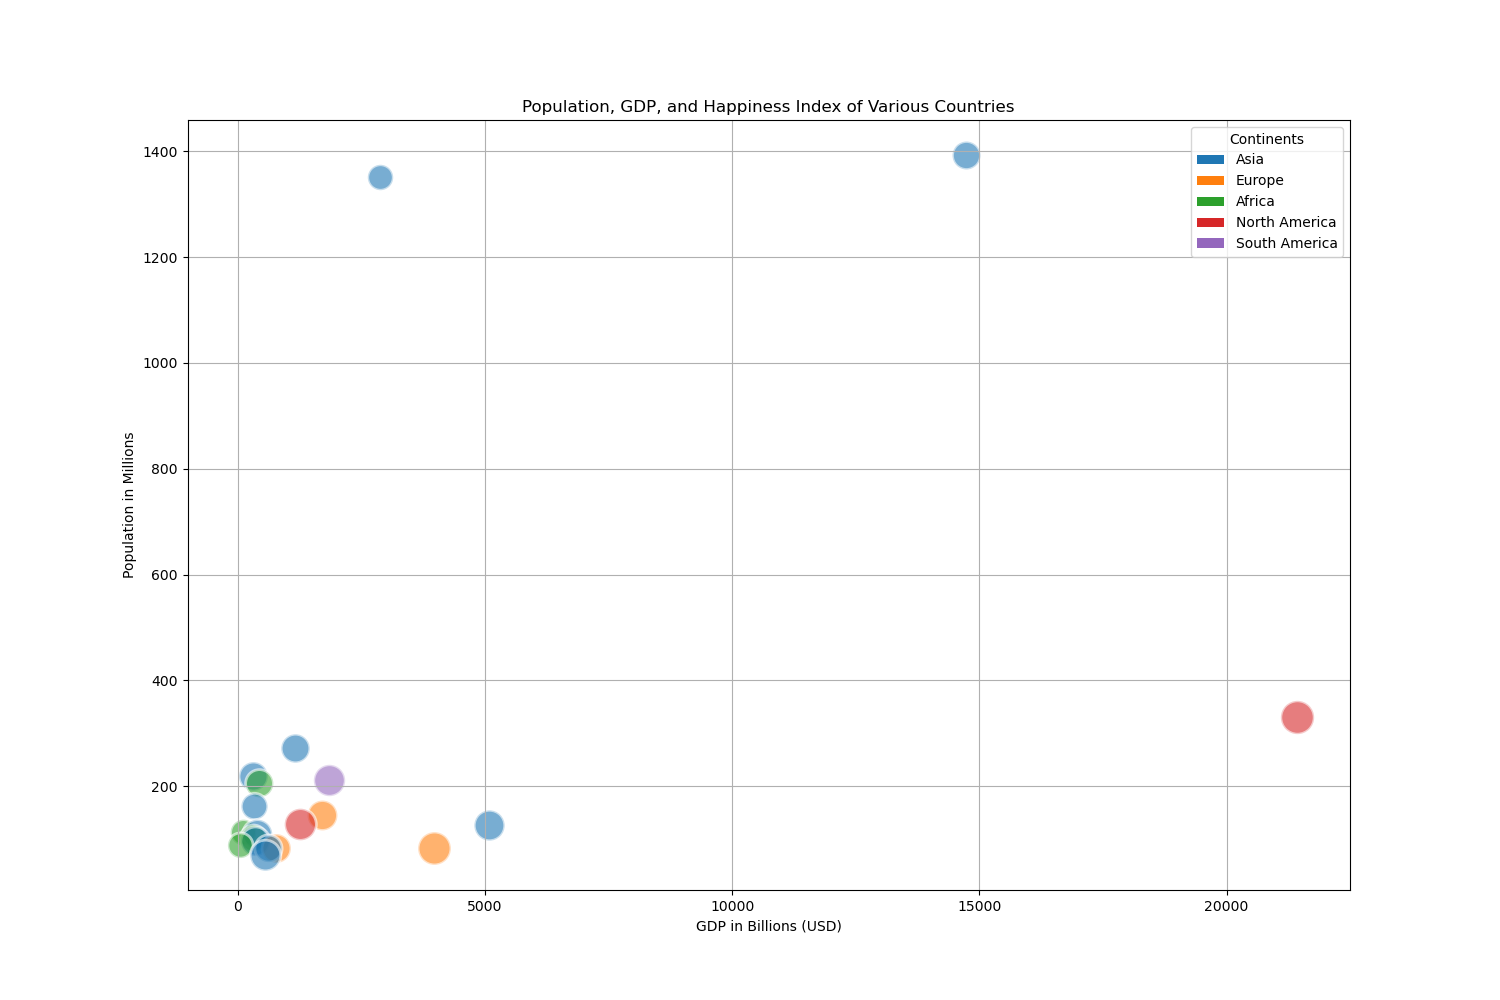

The Python source for this figure:

import matplotlib.pyplot as plt
import numpy as np

# Define the data
countries = [
    "China", "India", "United States", "Indonesia", "Pakistan", "Brazil",
    "Nigeria", "Bangladesh", "Russia", "Mexico", "Japan", "Ethiopia",
    "Philippines", "Egypt", "Vietnam", "DR Congo", "Turkey", "Iran",
    "Germany", "Thailand"
]
continents = [
    "Asia", "Asia", "North America", "Asia", "Asia", "South America",
    "Africa", "Asia", "Europe", "North America", "Asia", "Africa",
    "Asia", "Africa", "Asia", "Africa", "Europe", "Asia", "Europe", "Asia"
]
population = [
    1393, 1351, 331, 273, 220, 212, 206, 163, 146, 128, 126, 114, 109, 102,
    97, 89, 84, 83, 83, 70
] # in millions
gdp = [
    14722.73, 2875.14, 21427.23, 1158.42, 302.14, 1839.76, 429.77, 317.47,
    1699.88, 1258.26, 5081.77, 96.11, 376.80, 303.18, 340.60, 49.25, 761.43,
    610.66, 3962.56, 543.65
] # in billions
happiness = [
    5.1, 4.2, 7.2, 5.3, 5.4, 6.4, 5.0, 4.5, 5.8, 6.5, 6.0, 4.3, 5.7, 4.7,
    5.5, 4.1, 5.4, 4.8, 7.0, 6.1
]

# Assigning a color to each continent
continent_colors = {
    "Asia": "#1f77b4",
    "Europe": "#ff7f0e",
    "Africa": "#2ca02c",
    "North America": "#d62728",
    "South America": "#9467bd"
}

colors = [continent_colors[continent] for continent in continents]

# Size corresponds to the happiness index
sizes = [happiness_index * 80 for happiness_index in happiness]

# Create the plot
plt.figure(figsize=(15, 10))

for i in range(len(countries)):
    plt.scatter(gdp[i], population[i], s=sizes[i], c=colors[i], alpha=0.6, edgecolors="w", linewidth=2)

# Customizations
plt.title('Population, GDP, and Happiness Index of Various Countries')
plt.xlabel('GDP in Billions (USD)')
plt.ylabel('Population in Millions')
plt.grid(True)

# Add a legend for continents
from matplotlib.patches import Patch
legend_elements = [Patch(facecolor=continent_colors[key], label=key) for key in continent_colors]
plt.legend(handles=legend_elements, title="Continents")

plt.show()
